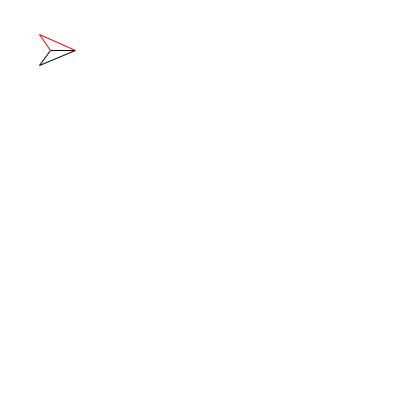
Frame 1 (no input)
Frame 60 (the mouse pressed at the canvas centre just before this capture): identical to frame 1, image omitted
Frame 120 (the mouse held since frame 60 and released just before this capture): identical to frame 1, image omitted

The Processing sketch that drew this single still picture (run headless with seeded random() and noise(); from frame 60 on, the mouse is pressed at the canvas centre):

// Processing sketch: aeroplane_3
// ── aeroplane_3.pde
//use keys to move the ship
//ship does not rotate yet

float a = 0;
float b = 0;
float r = 40;
float theta = 0;

float x=width/2;
float y=height/2;



int count = 0;


void setup(){
  size(400,400);

}


void draw(){



  
  //dimensions of craft
float nose = 15;
float aperture = 21;
float wingspan = r-61;
  
  background(255);
translate(x, y);
stroke(5);


//central header
beginShape();
noFill();
//centre p4
vertex(a,b);
//tip p1
vertex((r-nose) * cos(theta), (r-nose) * sin(theta));
endShape(CLOSE);
  
//wing1
beginShape();
noFill();
//centre p4
vertex(a,b);
//right p3
vertex((r+wingspan) * cos(theta+aperture), (r+wingspan) * sin(theta+aperture));
endShape(CLOSE);

beginShape();
//tip p1
vertex((r-nose) * cos(theta), (r-nose) * sin(theta));
//right p3
vertex((r+wingspan) * cos(theta+aperture), (r+wingspan) * sin(theta+aperture));
endShape(CLOSE);

//wing2
beginShape();
noFill();
stroke(255,0,0);
//centre p4
vertex(a,b);
//left p2
vertex((r+wingspan) * cos(theta-aperture), (r+wingspan) * sin(theta-aperture));
endShape(CLOSE);

beginShape();
//tip p1
vertex((r-nose) * cos(theta), (r-nose) * sin(theta));
//left p2
vertex((r+wingspan) * cos(theta-aperture), (r+wingspan) * sin(theta-aperture));
endShape(CLOSE);







 
 
}

 void keyPressed() {
  if (key == CODED) {
    if (keyCode == UP) {
      y -= 5; 
      println("up");
    } else if (keyCode == DOWN){
      y += 5;
    }
    
    else if (keyCode == RIGHT){
      //x += 5;
      //rich you are waffling you fool
      //this will turn right
            theta +=0.25;
    }
    
    else if (keyCode == LEFT){
      x -= 5;
    }
    
  }
 }
    
 
 
  
  
